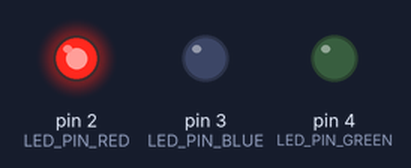
Bench run of a sketch on a simulated Arduino Uno, built with avr-gcc and run on an emulated ATmega328P. On the bench: output pins drawn as LEDs (lit = HIGH).

Above: at 0.1 s.
Timing chart, 0 to 1.6 s (numbered marks = the images above):
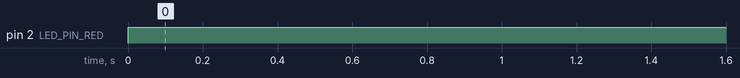

Measured:
- by itself, pin 2 (LED_PIN_RED): LOW → HIGH at 0.00 s

The sketch:

LED.ino
```cpp
#define LED_PIN_RED       2
#define LED_PIN_GREEN     4
#define LED_PIN_BLUE      3

void setup() {
  pinMode(2, OUTPUT);
  pinMode(3, OUTPUT);
  pinMode(4, OUTPUT);
}

void loop() {
  digitalWrite(LED_PIN_RED, HIGH);
}
```
